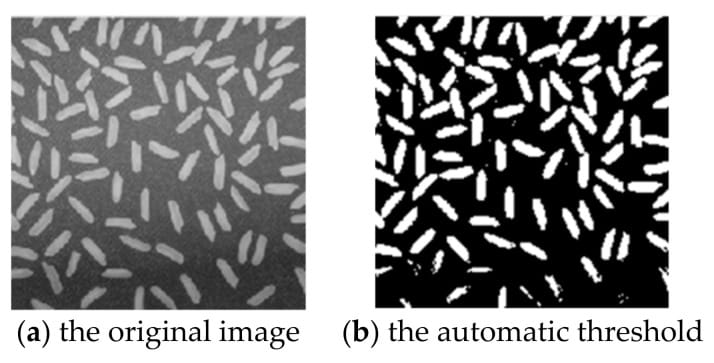
#> input picture avni/text_image.jpeg, 714 x 363 px
$ python final.py
#> lines starting #> are read from the running program, lines starting #| are printed output that depends on the picture; after the words box and inside, x2 and y2 are one past the last pixel; in counts of white or black regions, pixels touching at a corner belong together
import cv2
import numpy as np
import matplotlib.pyplot as plt

# Read the input image
image = cv2.imread("text_image.jpeg")
#> image is the input picture: shape (363, 714, 3); min 0, max 255, mean 141.5

# Check if image is loaded
if image is None:
    print("Error: Image not found!")
    exit()

# Convert image to grayscale
gray = cv2.cvtColor(image, cv2.COLOR_BGR2GRAY)

# Convert image to binary using thresholding
_, binary = cv2.threshold(
    gray, 0, 255, cv2.THRESH_BINARY_INV + cv2.THRESH_OTSU
)
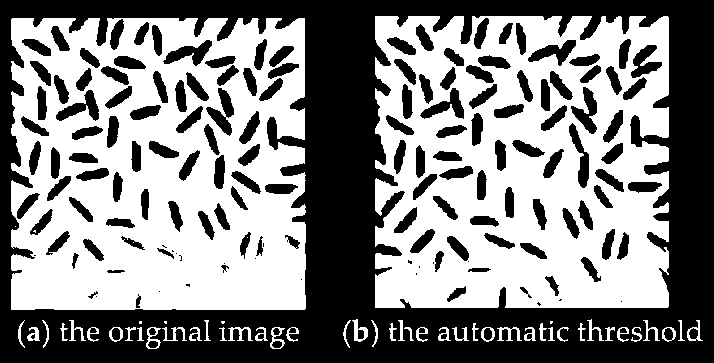
#> binary: shape (363, 714); 52.2% white; 162 black regions (21 under 20 px), largest, box (x1, y1, x2, y2) and area: (0, 0, 714, 363) 91110, (206, 88, 234, 136) 578, (163, 40, 212, 66) 562

# Create a morphological kernel
kernel = np.ones((3, 3), np.uint8)

# -------------------------------
# MORPHOLOGICAL OPENING
# -------------------------------
# Opening = Erosion followed by Dilation
opening = cv2.morphologyEx(
    binary,
    cv2.MORPH_OPEN,
    kernel,
    iterations=1
)
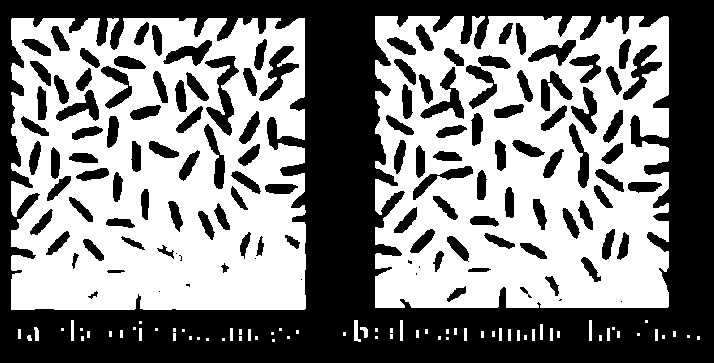
#> opening: shape (363, 714); 51.3% white; 127 black regions (11 under 20 px), largest, box (x1, y1, x2, y2) and area: (0, 0, 714, 363) 94562, (205, 56, 239, 136) 1040, (623, 45, 662, 100) 767

# -------------------------------
# MORPHOLOGICAL CLOSING
# -------------------------------
# Closing = Dilation followed by Erosion
closing = cv2.morphologyEx(
    binary,
    cv2.MORPH_CLOSE,
    kernel,
    iterations=1
)
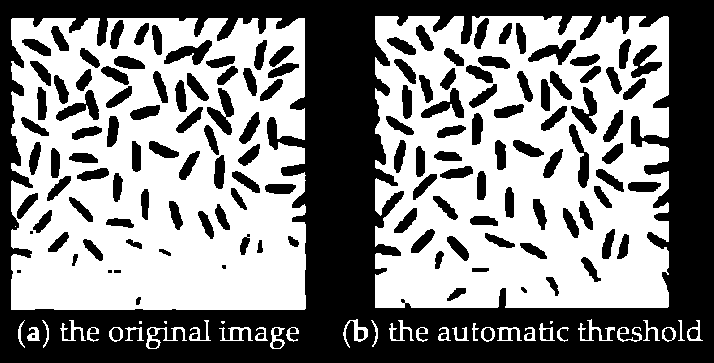
#> closing: shape (363, 714); 52.5% white; 151 black regions (5 under 20 px), largest, box (x1, y1, x2, y2) and area: (0, 0, 714, 363) 90537, (207, 88, 234, 135) 574, (164, 40, 212, 65) 559

# Display results
plt.figure(figsize=(12, 8))

plt.subplot(2, 2, 1)
plt.imshow(cv2.cvtColor(image, cv2.COLOR_BGR2RGB))
plt.title("Original Image")
plt.axis("off")

plt.subplot(2, 2, 2)
plt.imshow(binary, cmap="gray")
plt.title("Binary Image")
plt.axis("off")

plt.subplot(2, 2, 3)
plt.imshow(opening, cmap="gray")
plt.title("Morphological Opening")
plt.axis("off")

plt.subplot(2, 2, 4)
plt.imshow(closing, cmap="gray")
plt.title("Morphological Closing")
plt.axis("off")

plt.tight_layout()
plt.show()
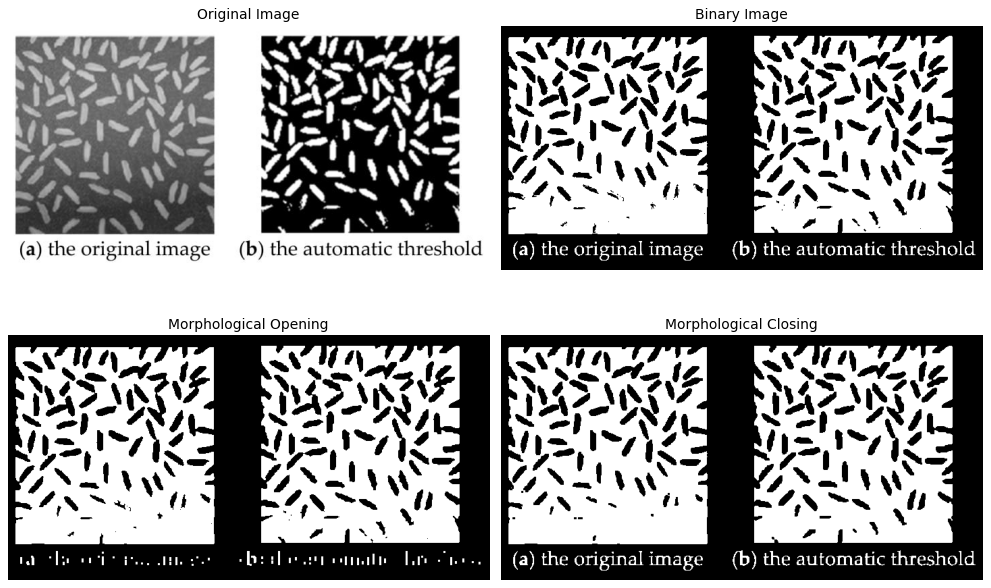
#> figure drawn by matplotlib, 4 panels

# Save output images
cv2.imwrite("binary_text.png", binary)
cv2.imwrite("opening_text.png", opening)
cv2.imwrite("closing_text.png", closing)

print("Processing completed successfully!")
print("Opening and closing images saved.")

$ run again, with avni/1.png saved as avni/text_image.jpeg
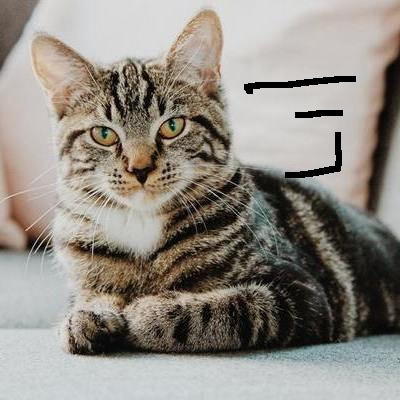
#> input picture avni/1.png, 400 x 400 px
#> image is the input picture: shape (400, 400, 3); mean B, G, R 132.1, 139.8, 145.4
#> `_, binary = cv2.threshold( gray, 0, 255, cv2.THRESH_BINARY_INV + cv2.T..`:
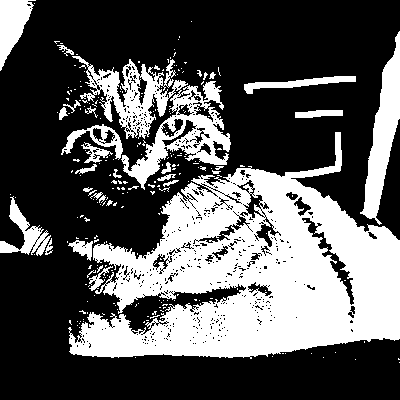
#> binary: shape (400, 400); 34.8% white; 233 white regions (204 under 20 px), largest, box (x1, y1, x2, y2) and area: (68, 132, 400, 359) 39227, (72, 56, 231, 190) 6994, (360, 31, 400, 225) 3138
#> opening: shape (400, 400); 31.4% white; 81 white regions (41 under 20 px), largest, box (x1, y1, x2, y2) and area: (69, 132, 400, 358) 36931, (362, 32, 400, 219) 3112, (122, 114, 231, 188) 2280
#> closing: shape (400, 400); 38.2% white; 64 white regions (53 under 20 px), largest, box (x1, y1, x2, y2) and area: (57, 31, 400, 359) 56205, (0, 0, 36, 71) 1378, (0, 194, 53, 256) 1246
#> `plt.show()`:
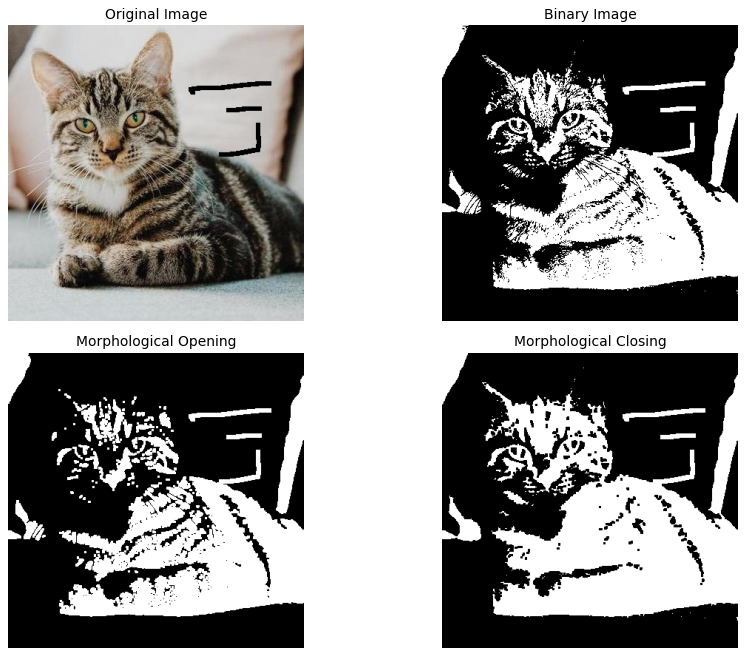
#> figure drawn by matplotlib, 4 panels

$ run again, with avni/Animal.jpg copied over avni/text_image.jpeg
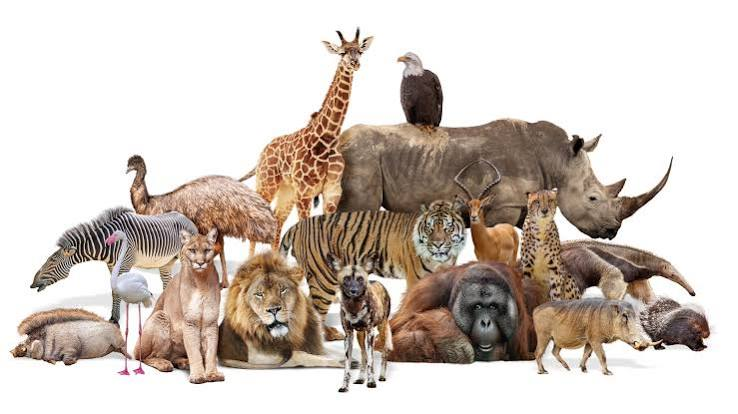
#> input picture avni/Animal.jpg, 738 x 414 px
#> image is the input picture: shape (414, 738, 3); mean B, G, R 189.3, 197.4, 207.8
#> `_, binary = cv2.threshold( gray, 0, 255, cv2.THRESH_BINARY_INV + cv2.T..`:
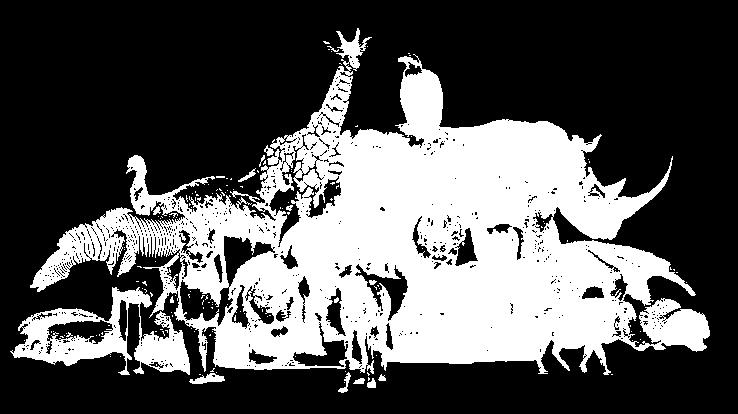
#> binary: shape (414, 738); 34.4% white; 153 white regions (137 under 20 px), largest, box (x1, y1, x2, y2) and area: (30, 28, 710, 375) 97703, (10, 287, 190, 375) 6160, (189, 373, 225, 384) 216
#> opening: shape (414, 738); 32.6% white; 71 white regions (25 under 20 px), largest, box (x1, y1, x2, y2) and area: (172, 66, 695, 374) 84081, (13, 288, 152, 366) 3785, (30, 208, 165, 292) 3291
#> closing: shape (414, 738); 36.6% white; 28 white regions (22 under 20 px), largest, box (x1, y1, x2, y2) and area: (10, 28, 710, 388) 111332, (189, 368, 225, 384) 256, (338, 371, 351, 393) 104, (238, 168, 259, 182) 87, (353, 378, 365, 384) 51, (378, 374, 386, 381) 39
#> `plt.show()`:
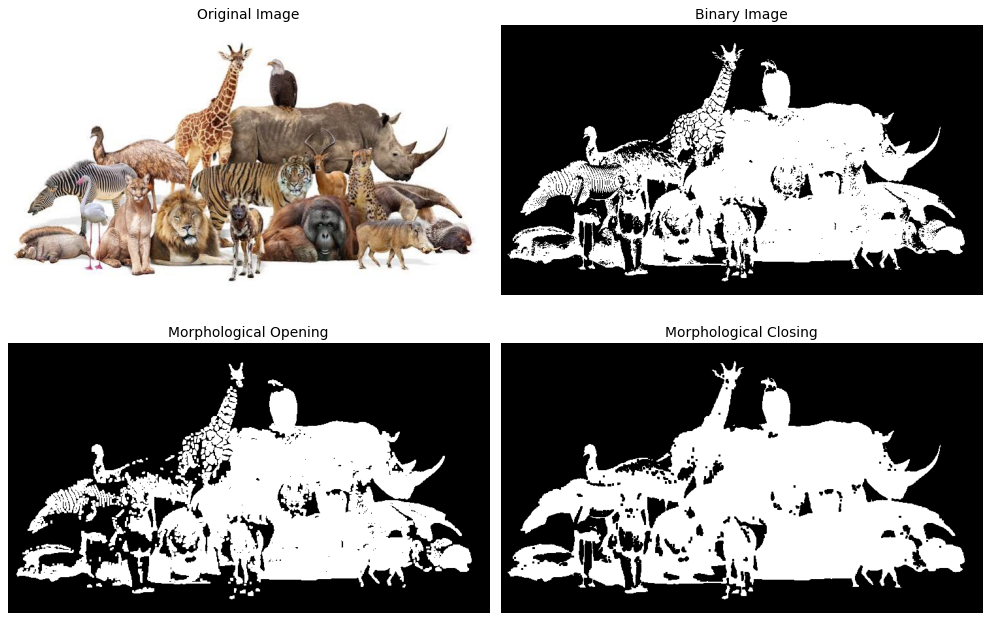
#> figure drawn by matplotlib, 4 panels

$ run again, with avni/Animals.jpg copied over avni/text_image.jpeg
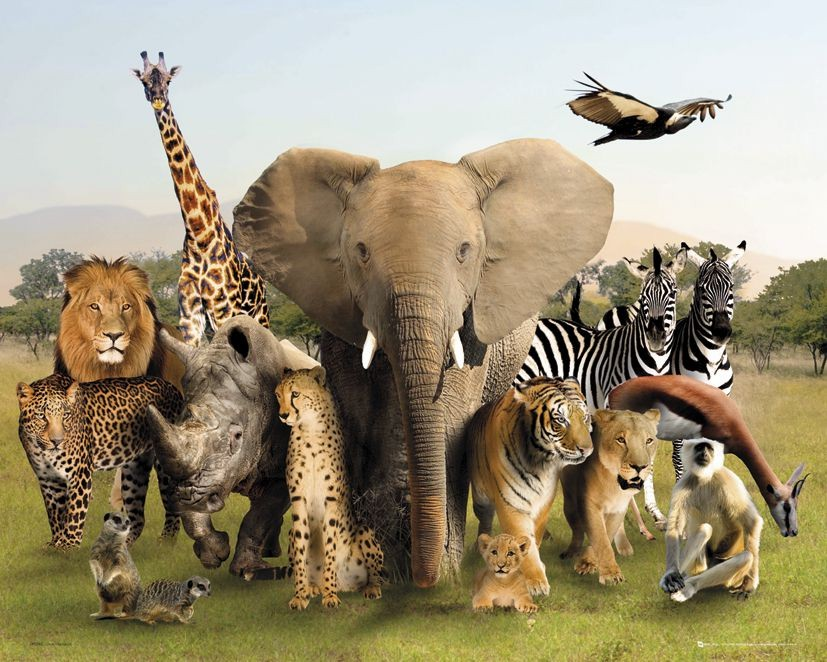
#> input picture avni/Animals.jpg, 827 x 662 px
#> image is the input picture: shape (662, 827, 3); mean B, G, R 122.9, 148.8, 159.6
#> `_, binary = cv2.threshold( gray, 0, 255, cv2.THRESH_BINARY_INV + cv2.T..`:
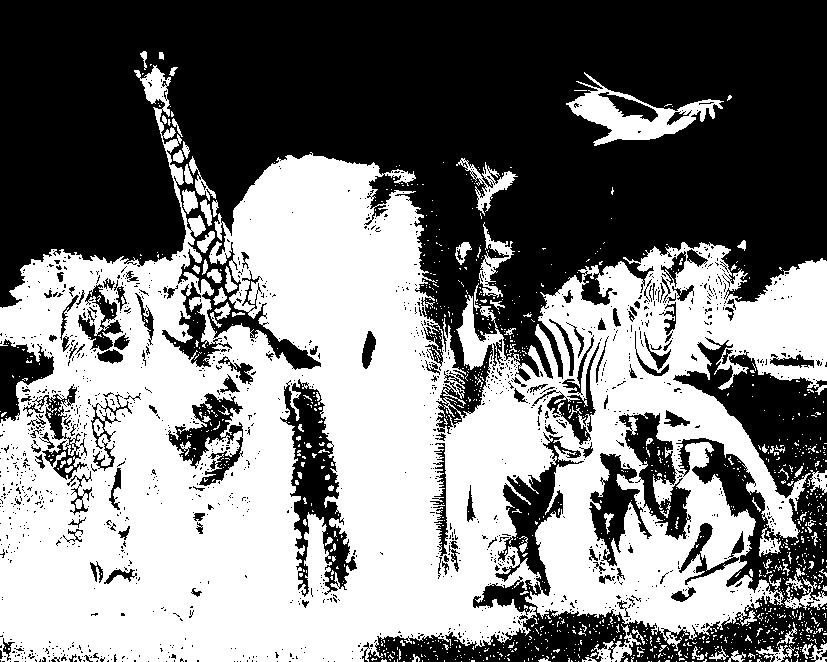
#> binary: shape (662, 827); 48.6% white; 1168 white regions (1076 under 20 px), largest, box (x1, y1, x2, y2) and area: (0, 65, 827, 662) 250040, (566, 72, 724, 146) 3658, (456, 158, 518, 216) 844
#> opening: shape (662, 827); 45.1% white; 290 white regions (158 under 20 px), largest, box (x1, y1, x2, y2) and area: (0, 155, 827, 662) 229533, (569, 88, 696, 145) 2877, (458, 298, 503, 369) 1195
#> closing: shape (662, 827); 52.4% white; 393 black regions (208 under 20 px), largest, box (x1, y1, x2, y2) and area: (0, 0, 827, 378) 196233, (675, 343, 827, 497) 9278, (682, 438, 827, 590) 6143
#> `plt.show()`:
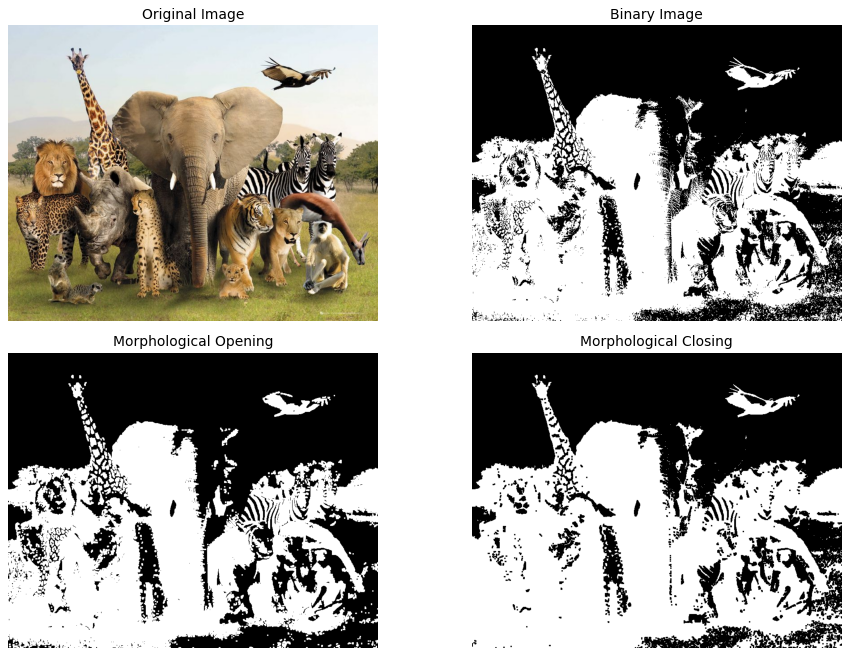
#> figure drawn by matplotlib, 4 panels
